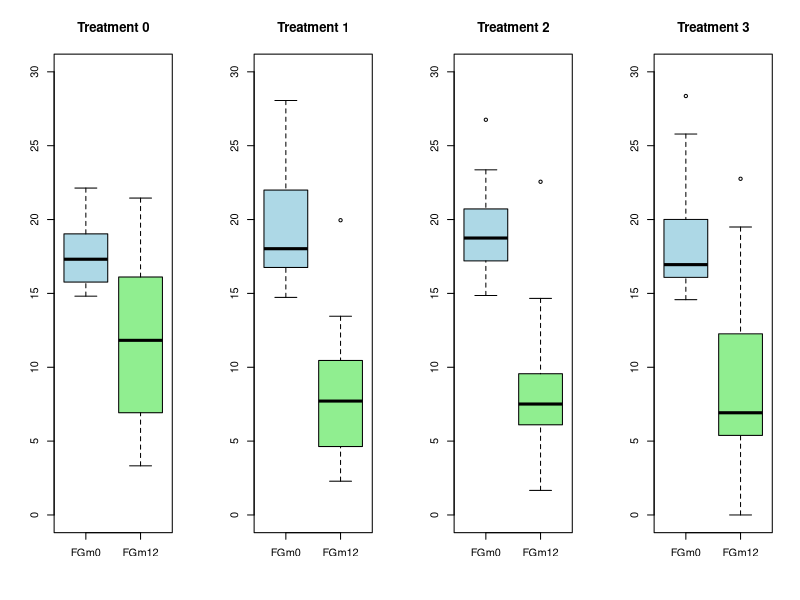
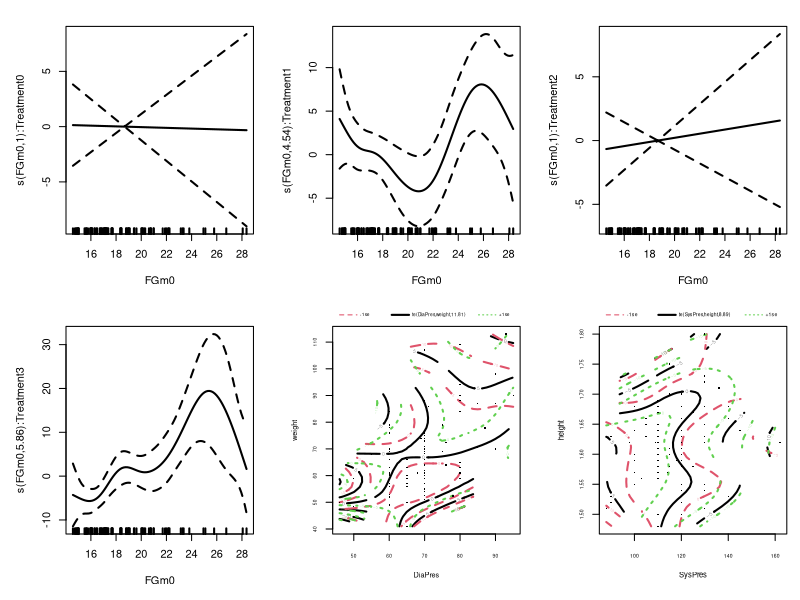
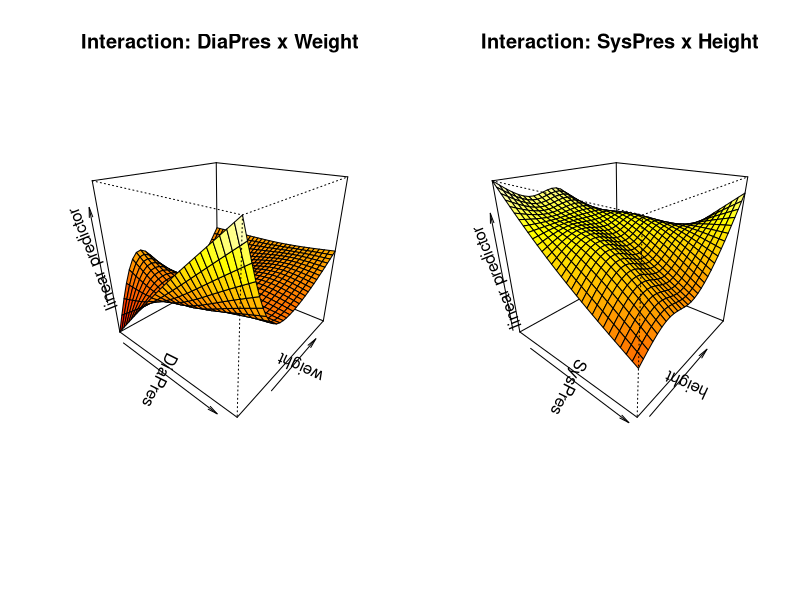
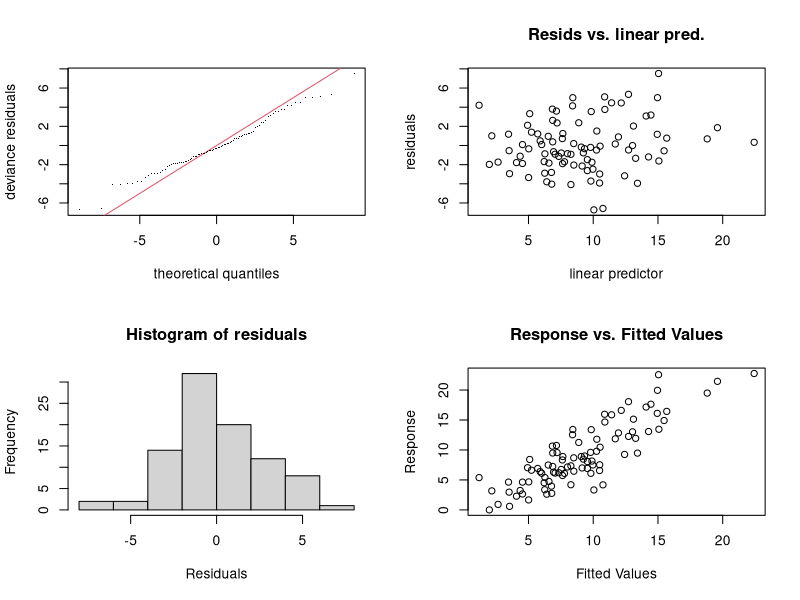

Recreate these plots in R, in order.
## ---- chunk 1
knitr::opts_chunk$set(echo = TRUE)
## ---- chunk 2
library(mgcv)
## ---- chunk 3
# Load the dataset. 
hirs <- read.table("hirsutism.dat", header = TRUE, sep = "\t", fill = TRUE)

# Convert Treatment to factor. 
hirs$Treatment <- as.factor(hirs$Treatment)

# Correct erroneous negative FGm12 values.
neg_idx <- which(hirs$FGm12 < 0)
hirs$FGm12[neg_idx] <- 0

# Remove observations with missing values. 
hirs <- na.omit(hirs)
## ---- chunk 4
# Treatment counts table
knitr::kable(
  table(hirs$Treatment),
  caption = "Treatment Group Counts",
  align = "c",
  col.names = c("Value", "Frequency")
)

knitr::kable(
  summary(hirs[, c("FGm0", "FGm12", "SysPres", "DiaPres", "weight", "height")]),
  caption = "Summary Statistics of Key Variables",
  align = "c"
)
## ---- chunk 5
par(mfrow = c(1, 4))

for (i in 0:3) {
  boxplot(hirs[hirs$Treatment == i, c("FGm0", "FGm12")],
          ylim = c(0, 30),
          main = paste("Treatment", i),
          col = c("lightblue", "lightgreen"),
          cex.main = 1.2)
}
## ---- chunk 6
# Compute correlations between numeric predictors and FGm12. 
numeric_vars <- hirs[, c("FGm0", "SysPres", "DiaPres", 
                         "weight", "height", "FGm12")]
cor_with_target <- cor(numeric_vars, method = "pearson")[, "FGm12"]
## ---- chunk 7
knitr::kable(
  data.frame(Variable = names(cor_with_target[-6]), 
             Correlation = round(cor_with_target[-6], 3)),
  caption = "Pearson Correlations with FGm12",
  align = c("l", "c"),
  row.names = FALSE
)
## ---- chunk 8
set.seed(123)
## ---- chunk 9
# Model 0: Linear model (baseline). 
gam0 <- gam(FGm12 ~ FGm0 + SysPres + DiaPres + weight + height + Treatment, 
            data = hirs)
## ---- chunk 10
# Model 1: Full additive model with smooth terms.
gam1 <- gam(FGm12 ~ s(FGm0) + s(SysPres) + s(DiaPres) + s(weight) + s(height)
            + Treatment, data = hirs)

# Model 2: Treatment-specific smooths for FGm0. 
gam2 <- gam(FGm12 ~ s(FGm0, by = Treatment) + s(SysPres) + s(DiaPres) + s(weight)
            + s(height) + Treatment, data = hirs)

# Model 3: Reduced model (remove non-significant DiaPres).
gam3 <- gam(FGm12 ~ s(FGm0, by = Treatment) + s(SysPres) + s(weight) + s(height)
            + Treatment, data = hirs)

# Model 4: Further reduction (remove height).
gam4 <- gam(FGm12 ~ s(FGm0, by = Treatment) + s(SysPres) + s(weight) + Treatment,
            data = hirs)

# Model 5: Minimal smooth model.
gam5 <- gam(FGm12 ~ s(FGm0, by = Treatment) + s(SysPres) + Treatment,
            data = hirs)

# Model 6: Only FGm0 smooth by Treatment.
gam6 <- gam(FGm12 ~ s(FGm0, by = Treatment) + Treatment,
            data = hirs)
## ---- chunk 11
# Model 7: Tensor product for DiaPres and weight.
gam7 <- gam(FGm12 ~ s(FGm0, by = Treatment) + s(SysPres) +
              te(DiaPres, weight) + Treatment, data = hirs)

# Model 8: Two tensor products (best candidate).
gam8 <- gam(FGm12 ~ s(FGm0, by = Treatment) + te(DiaPres, weight) +
              te(SysPres, height) + Treatment, data = hirs)
## ---- chunk 12
# Extract GCV scores for comparison.
gcv_scores <- c(
  Linear = gam0$gcv.ubre,
  GAM1 = gam1$gcv.ubre,
  GAM2 = gam2$gcv.ubre,
  GAM3 = gam3$gcv.ubre,
  GAM4 = gam4$gcv.ubre,
  GAM5 = gam5$gcv.ubre,
  GAM6 = gam6$gcv.ubre,
  GAM7 = gam7$gcv.ubre,
  GAM8 = gam8$gcv.ubre
)
## ---- chunk 13
knitr::kable(
  data.frame(Model = substr(names(gcv_scores), 1, nchar(names(gcv_scores)) - 7),
             GCV = round(gcv_scores, 3)),
  caption = "GCV Scores Across Models (Lower is Better)",
  align = c("l", "c"),
  row.names = FALSE
)
## ---- chunk 14
# ANOVA comparison of nested models.
anova(gam5, gam7, gam8, gam4, gam3, gam2, gam0, test = "F")
## ---- chunk 15
summary(gam8)
## ---- chunk 16
plot(gam8, pages = 1,scale=0, residuals = TRUE, shade = TRUE, cex = 2, lwd = 2)
## ---- chunk 17
par(mfrow = c(1, 2))

vis.gam(gam8, view = c("DiaPres", "weight"), 
        theta = 40, phi = 25, r = sqrt(3), d = 1,
        main = "Interaction: DiaPres x Weight")

vis.gam(gam8, view = c("SysPres", "height"), 
        theta = 40, phi = 25, r = sqrt(3), d = 1,
        main = "Interaction: SysPres x Height")
## ---- chunk 18
par(mfrow = c(2, 2))
gam.check(gam8)
